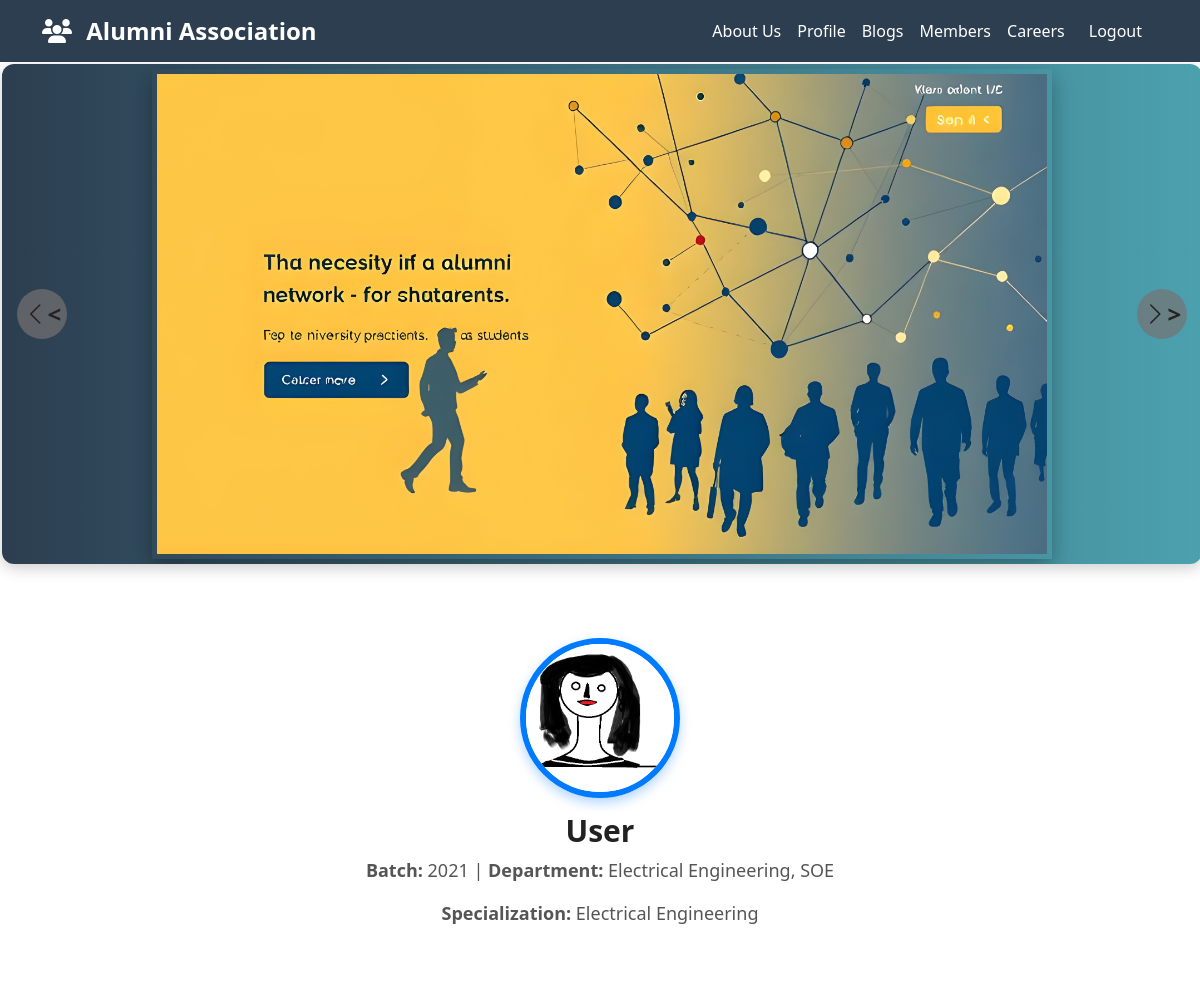
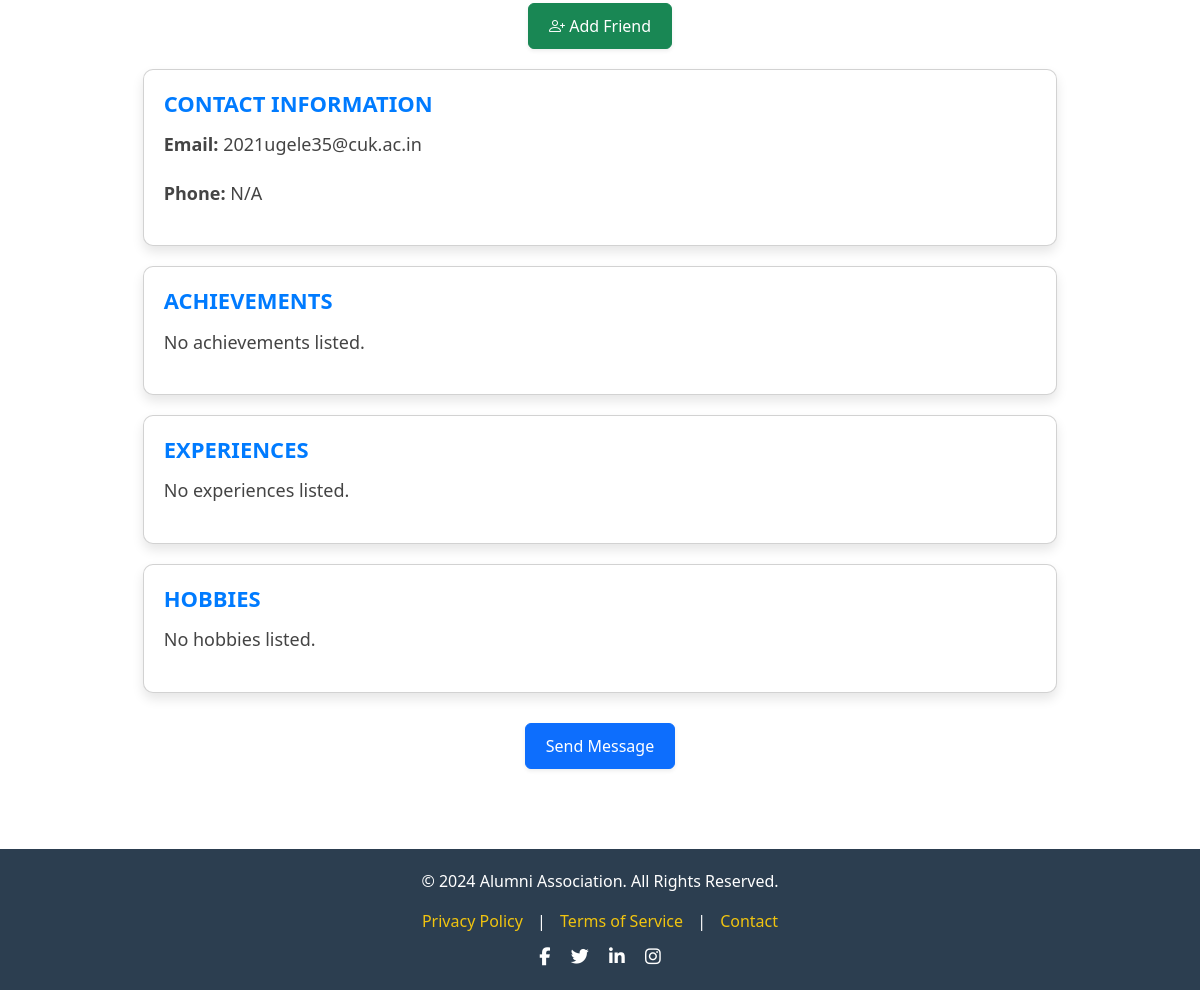
The page /Profile/3 (signed in) on the database its author committed (2 pictures, top to bottom).
### website/models.py (models this page shows, shortened)
class img(db.Model):
    id = db.Column(db.Integer, primary_key=True)
    img = db.Column(db.Text, nullable=False)
    name = db.Column(db.Text,nullable=False)
    mimetype = db.Column(db.Text,nullable=False)
    member_id = db.Column(db.Integer,db.ForeignKey('member.id'),nullable=False)

class Member(db.Model):
    id = db.Column(db.Integer, primary_key=True)
    name = db.Column(db.String(150), nullable=True,default="User")
    batch = db.Column(db.String(50), nullable=True)
    specialization = db.Column(db.String(100), nullable=True)
    department = db.Column(db.String(100), nullable=True)
    profile_pic = db.Column(db.String(255), default='default.jpg')
    contact = db.Column(db.String(20), nullable=True)
    email = db.Column(db.String(150), unique=True, nullable=False)
    achievements = db.Column(db.Text, nullable=True,default="NONE")
    experiences = db.Column(db.Text, nullable=True,default="NONE")
    hobbies = db.Column(db.Text, nullable=True,default="NONE")
    reviews = db.relationship('Reviews', backref='member', lazy=True, cascade="all, delete")
    projects = db.relationship('Project', backref='member', lazy=True)
    events = db.relationship('Events', backref='member', lazy=True)
    Profile_pic = db.relationship('img',backref='member',lazy=True)
    sent_messages = db.relationship('ChatMessage', foreign_keys='ChatMessage.sender_id', backref='message_sender', lazy=True, cascade="all, delete")
    received_messages = db.relationship('ChatMessage', foreign_keys='ChatMessage.receiver_id', backref='message_receiver', lazy=True, cascade="all, delete")
    friends = db.relationship(
        'Member',
        secondary=friends_association,
        primaryjoin=(friends_association.c.member_id == id),
        secondaryjoin=(friends_association.c.friend_id == id),
        backref='friend_of',
        lazy='dynamic'
    )
    def get_list(self, field):
        field_value = getattr(self, field, "[]")
        if not field_value:
            return []
        try:
            return json.loads(field_value)
        except json.JSONDecodeError:
            return []
    def is_friend(self, friend):
        return self.friends.filter_by(id=friend.id).count() > 0

### website/views.py (the view)
@views.route('/Profile/<int:member_id>')
@login_required
def show_profile(member_id):
    alumni = Member.query.get_or_404(member_id)
    member_image = img.query.filter_by(member_id=alumni.id).first()
    if member_image:
        member_image_path = member_image.img
    else:
        member_image_path = "default_profile.jpg"
    return render_template('show_member.html',user = current_user, member = alumni,features=features, member_image_path=member_image_path)

### website/templates/show_member.html (shortened to what this page needs)
{% extends "layout.html" %}
{% block body %}
<link href="https://cdn.jsdelivr.net/npm/bootstrap-icons/font/bootstrap-icons.css" rel="stylesheet"/>
<link rel="stylesheet" href="{{ url_for('static', filename='show_profile.css') }}" />
<div class="profile-container">
  <div class="profile-header text-center">
    <div class="profile-image">
      <img src="{{ url_for('static', filename=member_image_path) }}" alt="Profile Photo" class="profile-pic">
    </div>
    <h2 class="member-name">{{ member.name }}</h2>
    <p class="bio"><strong>Batch:</strong> {{ member.batch }} | <strong>Department:</strong> {{ member.department }}</p>
    <p class="specialization"><strong>Specialization:</strong> {{ member.specialization }}</p>
  </div>
  <div class="profile-actions text-center">
    <form method="POST" action="{{ url_for('views.toggle_friend', member_id=member.id) }}">
      {% if current_user.is_authenticated and current_user.member.is_friend(member) %}
      <button type="submit" class="btn btn-danger shadow-sm">
        <i class="bi bi-person-dash"></i> Remove Friend
      </button>
      {% else %}
      <button type="submit" class="btn btn-success shadow-sm">
        <i class="bi bi-person-plus"></i> Add Friend
      </button>
      {% endif %}
    </form>
  </div>
  <div class="profile-details">
    <div class="card contact-info">
      <h3>Contact Information</h3>
      <p><strong>Email:</strong> {{ member.email }}</p>
      <p><strong>Phone:</strong> {{ member.contact }}</p>
    </div>
    <div class="card achievements">
      <h3>Achievements</h3>
      {% set achievements = member.get_list('achievements') %}
      {% if achievements %}
      <ul>
        {% for achievement in achievements %}
        <li>{{ achievement }}</li>
        {% endfor %}
      </ul>
      {% else %}
      <p>No achievements listed.</p>
      {% endif %}
    </div>
    <div class="card experiences">
      <h3>Experiences</h3>
      {% set experiences = member.get_list('experiences') %}
      {% if experiences %}
      <ul>
        {% for experience in experiences %}
        <li>{{ experience }}</li>
        {% endfor %}
      </ul>
      {% else %}
      <p>No experiences listed.</p>
      {% endif %}
    </div>
    <div class="card hobbies">
      <h3>Hobbies</h3>
      {% set hobbies = member.get_list('hobbies') %}
      {% if hobbies %}
      <ul>
        {% for hobby in hobbies %}
        <li>{{ hobby }}</li>
        {% endfor %}
      </ul>
      {% else %}
      <p>No hobbies listed.</p>
      {% endif %}
    </div>
  </div>
  {% if user.member.id != member.id %}
  <div class="message-button text-center">
    <a href="{{ url_for('features.chat', member_id=member.id) }}" class="btn btn-primary shadow-sm">Send Message</a>
  </div>
  {% endif %}
</div>
{% endblock %}

### website/static/top.css (style rules this page uses)
body { font-family: "Poppins", sans-serif; background-color: #f8f9fa; color: #817f7f; margin: 0; padding: 0; }

### website/static/show_profile.css (style rules this page uses)
.profile-container { display: flex; flex-direction: column; align-items: center; padding: 50px 20px; min-height: 100vh; }
.profile-header { text-align: center; margin-bottom: 30px; }
.profile-pic { width: 160px; height: 160px; border-radius: 50%; object-fit: cover; border: 6px solid #007bff; box-shadow: 0px 5px 12px rgba(0, 123, 255, 0.3); transition: transform 0.3s ease-in-out; }
.member-name { margin-top: 15px; font-size: 30px; font-weight: 600; color: #222; }
.bio, .specialization { font-size: 18px; color: #555; }
.profile-actions { margin: 20px 0; }
.profile-actions .btn { font-size: 16px; padding: 10px 20px; border-radius: 6px; transition: all 0.3s ease; }
.profile-details { width: 85%; max-width: 950px; display: flex; flex-wrap: wrap; gap: 20px; justify-content: center; }
.card { width: 100%; padding: 20px; background: #ffffff; border-radius: 10px; box-shadow: 0px 6px 12px rgba(0, 0, 0, 0.1); transition: transform 0.3s ease-in-out; }
.card h3 { font-size: 22px; font-weight: 600; color: #007bff; margin-bottom: 12px; text-transform: uppercase; }
.card p, .card ul { font-size: 18px; color: #444; line-height: 1.8; }
.message-button { margin-top: 30px; }
.message-button .btn { font-size: 16px; padding: 10px 20px; border-radius: 6px; transition: all 0.3s ease; }

### rows shown on the page
img: img (picture)
Member: name "User", batch "2021", department "Electrical Engineering, SOE", specialization "Electrical Engineering", email "2021ugele35@cuk.ac.in", contact "N/A"
